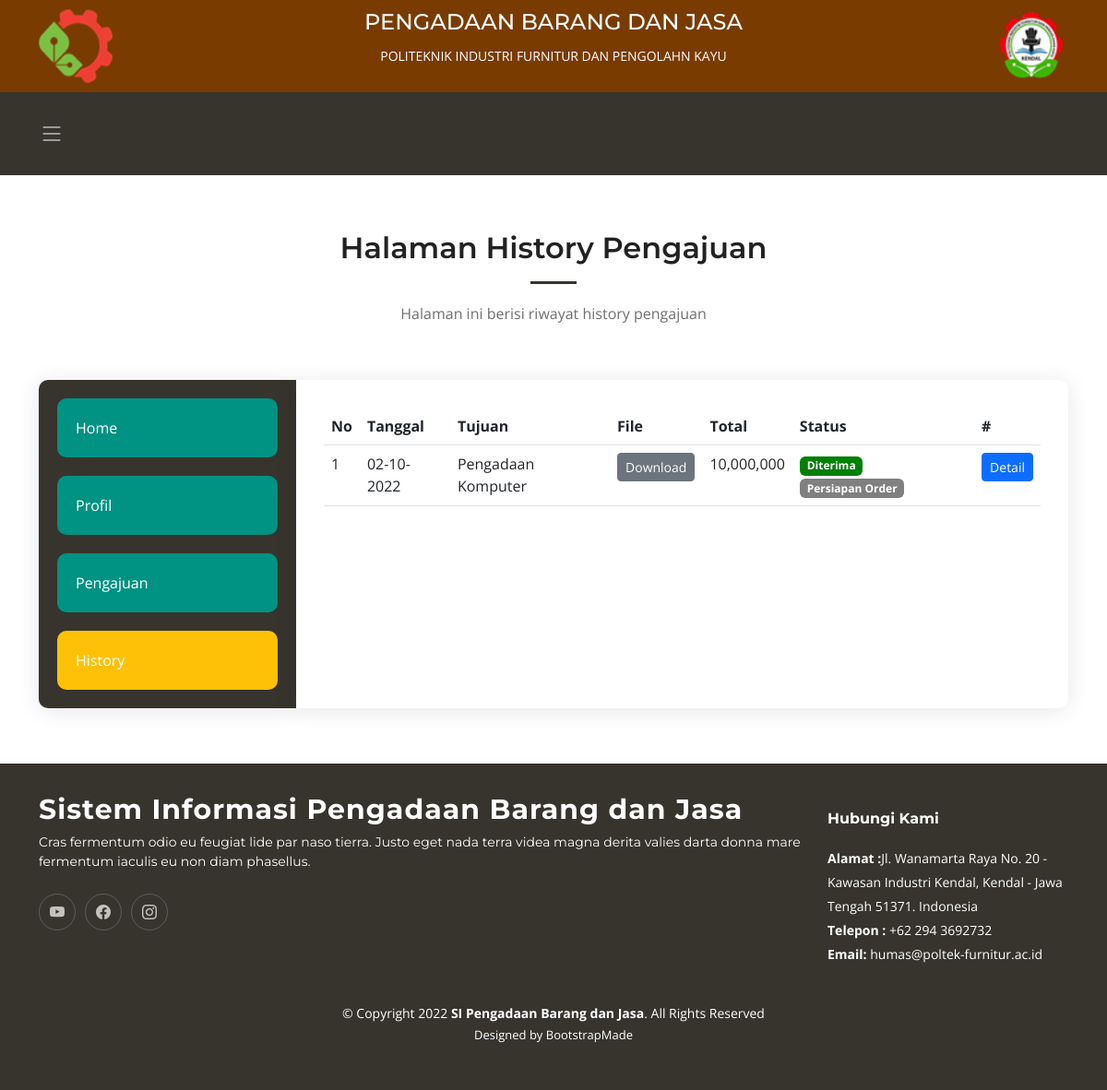
The page /user/index.php?hal=user_history (signed in) on the database its author committed.
### tables this page shows
CREATE TABLE `tb_pengajuan` (
  `idpengajuan` int(11) NOT NULL AUTO_INCREMENT,
  `tujuan` varchar(700) DEFAULT NULL,
  `tanggal` date DEFAULT NULL,
  `totalbiaya` int(11) DEFAULT NULL,
  `statuspengajuan` varchar(100) DEFAULT NULL,
  `statusorder` varchar(100) DEFAULT 'Persiapan Order',
  `komentar` text,
  `idpegawai` int(11) DEFAULT NULL,
  `datafile` varchar(100) DEFAULT NULL,
  `is_pengajuan` varchar(1) DEFAULT NULL,
  `is_order` varchar(1) DEFAULT NULL,
  PRIMARY KEY (`idpengajuan`)
);

### setting/crud.php (called while the page is built, shortened)
<?php
function _dataGetAll($mysqli, $sql)
{
  $hasil = array();
  $result = $mysqli->query($sql);
  $num_results = $result->num_rows;
  if ($num_results > 0) {
    while ($data = mysqli_fetch_assoc($result)) {
      array_push($hasil, $data);
    }
  }
  return $hasil;
}
function _dataGetId($conn, $table, $kondisi)
{
  $row = $conn->query("Select * from $table where $kondisi")->fetch_assoc();
  return $row;
}

### setting/helper.php (called while the page is built, shortened)
<?php
function tgl_indo($tgl){
	$tgl		= date_create($tgl);
	$tanggal	= date_format($tgl,"d-m-Y");
	return $tanggal;
}
?>

### user/user_history.php (the view)
<section id="contact" class="contact">
    <div class="container" data-aos="fade-up">
        <div class="section-header">
            <h2>Halaman History Pengajuan</h2>
            <p>Halaman ini berisi riwayat history pengajuan</p>
        </div>
        <div class="row gx-lg-0 gy-4">
            <div class="col-lg-3">
                <div class="info-container d-flex flex-column align-items-center justify-content-center">
                    <?php require_once '_menuuser.php'; ?>
                </div>
            </div>
            <div class="col-lg-9">
                <form action="#" method="post" role="form" class="php-email-form">
                    <table id="" class="table">
                        <thead>
                            <tr>
                                <th>No</th>
                                <th>Tanggal</th>
                                <th>Tujuan</th>
                                <th>File</th>
                                <th>Total</th>
                                <th>Status</th>
                                <th>#</th>
                            </tr>
                        </thead>
                        <tbody>
                            <?php
                            $no = 0;
                            $sql = "SELECT * FROM tb_pengajuan join tb_pegawai using(idpegawai) where tb_pegawai.idpegawai='$idpegawai' order by idpengajuan desc";
                            foreach (_dataGetAll($mysqli, $sql) as $key => $value) :
                                extract($value);
                            ?>
                                <tr>
                                    <td><?= $no += 1 ?></td>
                                    <td><?= tgl_indo($tanggal) ?></td>
                                    <td><?= $tujuan ?></td>
                                    <td>
                                        <a class="btn btn-secondary btn-sm" href="dokumen/<?= $datafile ?>" target="_blank">Download</a>
                                    </td>
                                    <td><?= number_format($totalbiaya, 0); ?></td>
                                    <td>
                                        <?= user_label_status_pengajuan($statuspengajuan); ?>
                                        <?php
                                        if ($statuspengajuan == 'Diterima') :
                                            echo user_label_status_order($statusorder);
                                        endif;
                                        ?>
                                    </td>
                                    <td>
                                        <a href='?hal=user_history_detail&id=<?= $idpengajuan ?>' class='btn btn-primary btn-sm float-right'>Detail</a>
                                    </td>
                                </tr>
                            <?php endforeach; ?>
                        </tbody>
                    </table>
                </form>
            </div>
        </div>
    </div>
</section>

### setting/label.php (shortened to what this page needs)
<?php
function user_label_status_pengajuan($jenis)
{
    switch ($jenis) {
        case 'Diterima':
            return "<span class='badge' style='background-color:green;'>Diterima</span>";
            break;
    }
}
function user_label_status_order($jenis)
{
    switch ($jenis) {
        case 'Persiapan Order':
            return "<span class='badge' style='background-color:grey;'>Persiapan Order</span>";
            break;
    }
}

### user/assets/css/main.css (style rules this page uses)
:root { --font-default: "Open Sans", system-ui, -apple-system, "Segoe UI", Roboto, "Helvetica Neue", Arial, "Noto Sans", "Liberation Sans", sans-serif, "Apple Color Emoji", "Segoe UI Emoji", "Segoe UI Symbol", "Noto Color Emoji"; --font-primary: "Montserrat", sans-serif; --font-secondary: "Poppins", sans-serif; }
:root { --color-default: #222222; --color-primary: #36342d; --color-secondary: #f85a40; }
:root { scroll-behavior: smooth; }
body { font-family: var(--font-default); color: var(--color-default); }
a { color: var(--color-primary); text-decoration: none; }
h1, h2, h3, h4, h5, h6 { font-family: var(--font-primary); }
section { padding: 60px 0; overflow: hidden; }
.section-header { text-align: center; padding-bottom: 60px; }
.section-header h2 { font-size: 32px; font-weight: 600; margin-bottom: 20px; padding-bottom: 20px; position: relative; }
.section-header h2:after { content: ""; position: absolute; display: block; width: 50px; height: 3px; background: var(--color-primary); left: 0; right: 0; bottom: 0; margin: auto; }
.section-header p { margin-bottom: 0; color: #6f6f6f; }
section { scroll-margin-top: 70px; }
.contact .info-container { background-color: var(--color-primary); height: 100%; padding: 20px; border-radius: 10px 0 0 10px; box-shadow: 0px 2px 25px rgba(0, 0, 0, 0.1); }
.contact .php-email-form { width: 100%; height: 100%; background: #fff; box-shadow: 0px 2px 25px rgba(0, 0, 0, 0.1); padding: 30px; border-radius: 0 10px 10px 0; }

### rows shown on the page
tb_pengajuan: tanggal "02-10-2022", tujuan "Pengadaan Komputer", totalbiaya "10,000,000", statuspengajuan "Diterima", statusorder "Persiapan Order"
